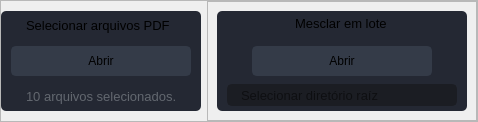
                     <widget class="QFrame" name="frame_home_holding_4">
                      <property name="styleSheet">
                       <string notr="true"/>
                      </property>
                      <property name="frameShape">
                       <enum>QFrame::StyledPanel</enum>
                      </property>
                      <property name="frameShadow">
                       <enum>QFrame::Raised</enum>
                      </property>
                      <layout class="QHBoxLayout" name="horizontalLayout_14">
                       <property name="leftMargin">
                        <number>0</number>
                       </property>
                       <property name="topMargin">
                        <number>0</number>
                       </property>
                       <property name="rightMargin">
                        <number>0</number>
                       </property>
                       <property name="bottomMargin">
                        <number>0</number>
                       </property>
                       <item>
                        <widget class="QFrame" name="frame_home_children_4">
                         <property name="minimumSize">
                          <size>
                           <width>200</width>
                           <height>0</height>
                          </size>
                         </property>
                         <property name="maximumSize">
                          <size>
                           <width>226</width>
                           <height>100</height>
                          </size>
                         </property>
                         <property name="styleSheet">
                          <string notr="true">background-color: rgb(36, 40, 51);
border-radius: 5px;
</string>
                         </property>
                         <property name="frameShape">
                          <enum>QFrame::StyledPanel</enum>
                         </property>
                         <property name="frameShadow">
                          <enum>QFrame::Raised</enum>
                         </property>
                         <layout class="QGridLayout" name="gridLayout_10">
                          <property name="leftMargin">
                           <number>0</number>
                          </property>
                          <property name="topMargin">
                           <number>0</number>
                          </property>
                          <property name="rightMargin">
                           <number>0</number>
                          </property>
                          <property name="bottomMargin">
                           <number>0</number>
                          </property>
                          <item row="0" column="0" alignment="Qt::AlignHCenter|Qt::AlignVCenter">
                           <widget class="QLabel" name="label_select_pdf">
                            <property name="minimumSize">
                             <size>
                              <width>150</width>
                              <height>20</height>
                             </size>
                            </property>
                            <property name="maximumSize">
                             <size>
                              <width>150</width>
                              <height>20</height>
                             </size>
                            </property>
                            <property name="font">
                             <font>
                              <family>Segoe UI</family>
                              <pointsize>10</pointsize>
                              <weight>50</weight>
                              <bold>false</bold>
                             </font>
                            </property>
                            <property name="contextMenuPolicy">
                             <enum>Qt::NoContextMenu</enum>
                            </property>
                            <property name="text">
                             <string>Selecionar arquivos PDF</string>
                            </property>
                           </widget>
                          </item>
                          <item row="1" column="0">
                           <widget class="QPushButton" name="pushButton_open_pdf">
                            <property name="minimumSize">
                             <size>
                              <width>180</width>
                              <height>0</height>
                             </size>
                            </property>
                            <property name="maximumSize">
                             <size>
                              <width>180</width>
                              <height>30</height>
                             </size>
                            </property>
                            <property name="styleSheet">
                             <string notr="true">QPushButton {
	border: 2px solid rgb(52, 59, 72);
	border-radius: 5px;	
	background-color: rgb(52, 59, 72);
}
QPushButton:hover {
	background-color: rgb(57, 65, 80);
	border: 2px solid rgb(61, 70, 86);
}
QPushButton:pressed {	
	background-color: rgb(35, 40, 49);
	border: 2px solid rgb(43, 50, 61);
}</string>
                            </property>
                            <property name="text">
                             <string>Abrir</string>
                            </property>
                            <property name="icon">
                             <iconset resource="../Simple_PySide_Base/files.qrc">
                              <normaloff>:/16x16/icons/16x16/cil-folder.png</normaloff>:/16x16/icons/16x16/cil-folder.png</iconset>
                            </property>
                           </widget>
                          </item>
                          <item row="2" column="0" alignment="Qt::AlignHCenter|Qt::AlignVCenter">
                           <widget class="QLabel" name="label_files_selection">
                            <property name="minimumSize">
                             <size>
                              <width>150</width>
                              <height>16</height>
                             </size>
                            </property>
                            <property name="maximumSize">
                             <size>
                              <width>140</width>
                              <height>16</height>
                             </size>
                            </property>
                            <property name="font">
                             <font>
                              <pointsize>10</pointsize>
                             </font>
                            </property>
                            <property name="styleSheet">
                             <string notr="true">color: rgb(98, 103, 111);</string>
                            </property>
                            <property name="text">
                             <string>10 arquivos selecionados.</string>
                            </property>
                           </widget>
                          </item>
                         </layout>
                        </widget>
                       </item>
                       <item>
                        <widget class="QFrame" name="frame_9">
                         <property name="frameShape">
                          <enum>QFrame::StyledPanel</enum>
                         </property>
                         <property name="frameShadow">
                          <enum>QFrame::Raised</enum>
                         </property>
                         <layout class="QVBoxLayout" name="verticalLayout_17">
                          <item>
                           <widget class="QFrame" name="frame_home_children_11">
                            <property name="minimumSize">
                             <size>
                              <width>250</width>
                              <height>100</height>
                             </size>
                            </property>
                            <property name="maximumSize">
                             <size>
                              <width>200</width>
                              <height>100</height>
                             </size>
                            </property>
                            <property name="styleSheet">
                             <string notr="true">background-color: rgb(36, 40, 51);
border-radius: 5px;
</string>
                            </property>
                            <property name="frameShape">
                             <enum>QFrame::StyledPanel</enum>
                            </property>
                            <property name="frameShadow">
                             <enum>QFrame::Raised</enum>
                            </property>
                            <widget class="QLabel" name="label_rootdir_3">
                             <property name="geometry">
                              <rect>
                               <x>78</x>
                               <y>4</y>
                               <width>94</width>
                               <height>17</height>
                              </rect>
                             </property>
                             <property name="maximumSize">
                              <size>
                               <width>16777215</width>
                               <height>22</height>
                              </size>
                             </property>
                             <property name="font">
                              <font>
                               <family>Segoe UI</family>
                               <pointsize>10</pointsize>
                               <weight>50</weight>
                               <bold>false</bold>
                              </font>
                             </property>
                             <property name="styleSheet">
                              <string notr="true"/>
                             </property>
                             <property name="text">
                              <string>Mesclar em lote</string>
                             </property>
                            </widget>
                            <widget class="QPushButton" name="pushButton_open_rootdir_3">
                             <property name="geometry">
                              <rect>
                               <x>35</x>
                               <y>35</y>
                               <width>180</width>
                               <height>30</height>
                              </rect>
                             </property>
                             <property name="minimumSize">
                              <size>
                               <width>180</width>
                               <height>30</height>
                              </size>
                             </property>
                             <property name="maximumSize">
                              <size>
                               <width>180</width>
                               <height>30</height>
                              </size>
                             </property>
                             <property name="styleSheet">
                              <string notr="true">QPushButton {
	border: 2px solid rgb(52, 59, 72);
	border-radius: 5px;	
	background-color: rgb(52, 59, 72);
}
QPushButton:hover {
	background-color: rgb(57, 65, 80);
	border: 2px solid rgb(61, 70, 86);
}
QPushButton:pressed {	
	background-color: rgb(35, 40, 49);
	border: 2px solid rgb(43, 50, 61);
}</string>
                             </property>
                             <property name="text">
                              <string>Abrir</string>
                             </property>
                             <property name="icon">
                              <iconset resource="../Simple_PySide_Base/files.qrc">
                               <normaloff>:/16x16/icons/16x16/cil-folder.png</normaloff>:/16x16/icons/16x16/cil-folder.png</iconset>
                             </property>
                            </widget>
                            <widget class="QLineEdit" name="lineEdit_rootdir_3">
                             <property name="geometry">
                              <rect>
                               <x>10</x>
                               <y>73</y>
                               <width>230</width>
                               <height>22</height>
                              </rect>
                             </property>
                             <property name="minimumSize">
                              <size>
                               <width>230</width>
                               <height>0</height>
                              </size>
                             </property>
                             <property name="maximumSize">
                              <size>
                               <width>180</width>
                               <height>16777215</height>
                              </size>
                             </property>
                             <property name="font">
                              <font>
                               <pointsize>10</pointsize>
                              </font>
                             </property>
                             <property name="styleSheet">
                              <string notr="true">QLineEdit {
	background-color: rgb(27, 29, 35);
	border-radius: 5px;
	border: 2px solid rgb(27, 29, 35);
	padding-left: 10px;
}
QLineEdit:hover {
	border: 2px solid rgb(64, 71, 88);
}
QLineEdit:focus {
	border: 2px solid rgb(91, 101, 124);
}</string>
                             </property>
                             <property name="text">
                              <string/>
                             </property>
                             <property name="placeholderText">
                              <string>Selecionar diretório raíz</string>
                             </property>
                            </widget>
                           </widget>
                          </item>
                         </layout>
                        </widget>
                       </item>
                      </layout>
                     </widget>
